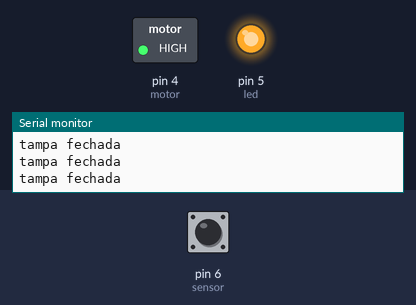
Simulated run of this sketch. Board: Arduino Uno, built with avr-gcc and run on an emulated ATmega328P. Parts: switched loads named in the sketch (green lamp = pin HIGH), output pins drawn as LEDs (lit = HIGH), the last lines printed to the serial monitor. Dashed ring = blinking. The inputs (shaded band) are chosen by the test bench; at power-on: pin 6 (sensor) LOW.

Above: at 1.2 s.
1.3 s: pin 6 (sensor) driven HIGH
At 1.7 s:
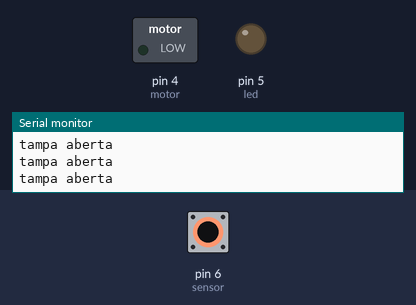
2.8 s: pin 6 (sensor) driven LOW
At 4.0 s:
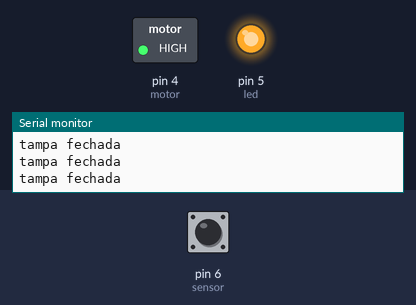
5.8 s: pin 6 (sensor) pulsed HIGH 2 times (0.12 s each, 0.3 s apart)
At 6.03 s:
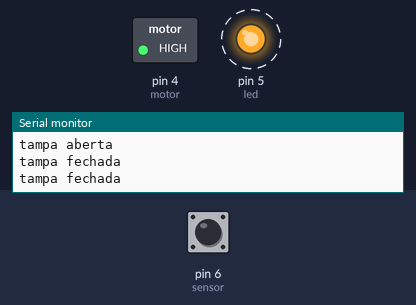
9.4 s: pin 6 (sensor) pulsed HIGH 2 times (0.12 s each, 0.3 s apart)
At 10.4 s:
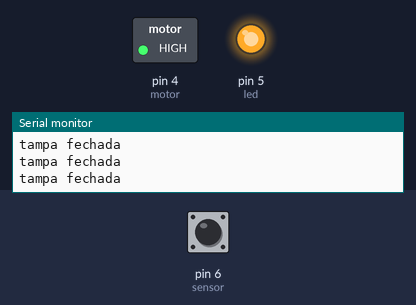
Timing chart, 0 to 12.4 s (numbered marks = the images above; inputs shaded):
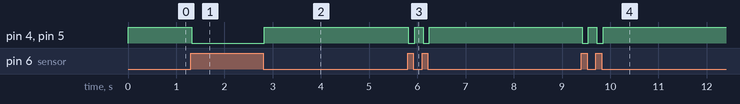

The sketch:

new_sketch_1778537676640.ino
```cpp
/*
 */

int sensor=6;
int led = 5;
int motor = 4;

bool tampaAberta;
/* variável que guardará o estado lógico do botão:
false (0): ainda não chegou no fim de curso
ou true(1) chegou ao fim de curso */

void setup() {
  pinMode(sensor, INPUT);
  pinMode(led, OUTPUT);
  pinMode(motor, OUTPUT);
  Serial.begin(9600); //inicia a comunicação pelo Monitor Serial
}

void loop() { // inicia o ciclo de repetição do código

  tampaAberta = digitalRead(sensor);

  if(tampaAberta){
    Serial.println("tampa aberta");
    digitalWrite(led, LOW);
    digitalWrite(motor, LOW);
  }else{
    Serial.println("tampa fechada");
    digitalWrite(led, HIGH);
    digitalWrite(motor, HIGH);
  }
}
```

Measured:
- after the input at 1.3 s, pin 4 (motor), pin 5 (led): HIGH → LOW at once
- after the input at 2.8 s, pin 4 (motor), pin 5 (led): LOW → HIGH at once
- after the input at 5.8 s, pin 4 (motor), pin 5 (led): alternates HIGH for 0.17 s and LOW for 0.13 s, 4 changes in all, then stays HIGH, starting at once
- after the input at 9.4 s, pin 4 (motor), pin 5 (led): alternates HIGH for 0.17 s and LOW for 0.13 s, 4 changes in all, then stays HIGH, starting at once
